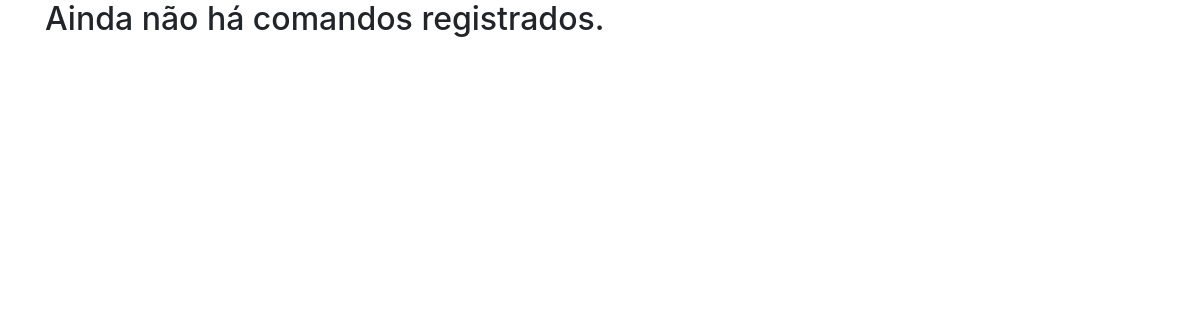
The app's page /git/, older data.
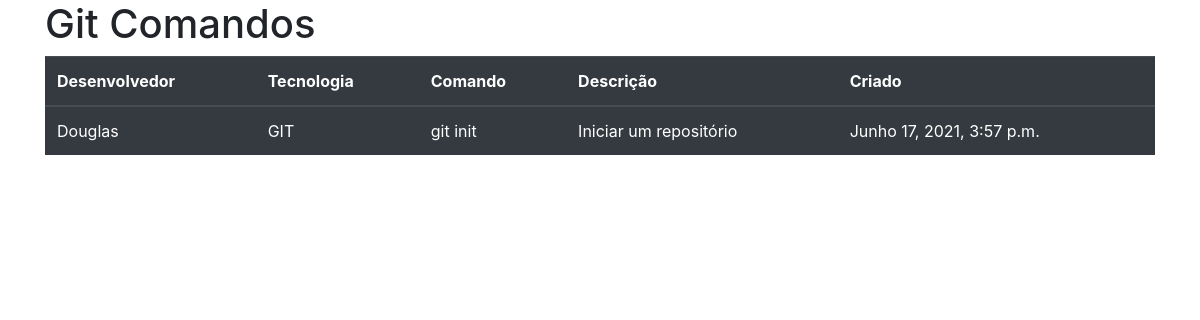
The same page, newer data.
### core/models.py (models this page shows, shortened)
class ComandoModel(models.Model):
    DESENVOLVEDORES = [
        ('Marcos', 'Marcos Allysson'),
        ('Douglas', 'Douglas Shibata'),
        ('Andre', 'Andre Luiz')
    ]
    TECNOLOGIAS = [
        ('PY', 'Python'),
        ('SQL', 'SQL'),
        ('SH', 'Bash'),
        ('GIT', 'Git'),
    ]
    desenvolvedor = models.CharField('Desenvolvedor', max_length=50, choices=DESENVOLVEDORES)
    tecnologia = models.CharField('Tecnologia', max_length=50, choices=TECNOLOGIAS)
    comando = models.CharField('Comando', max_length=100)
    descricao = models.CharField('Descricao', max_length=500)
    criado = models.DateTimeField('Criado', auto_now_add=True)

### core/views.py (the view)
# urls.py: path('git/', git, name='git'),
def git(request):
    text = {
        'git': ComandoModel.objects.filter(tecnologia='GIT')
    }
    return render(request, 'git.html', text)

### core/templates/git.html (shortened to what this page needs)
{% load bootstrap4 %}
<!DOCTYPE html>
<html lang="pt-br">
<head>
    {% bootstrap_css %}
</head>
<body>
    <div class="container">
        {% if git %}
            <h1> Git Comandos </h1>
            <table class="table table-dark">
                <thead>
                    <tr>
                        <th scope="col"> Desenvolvedor </th>
                        <th scope="col"> Tecnologia </th>
                        <th scope="col"> Comando </th>
                        <th scope="col"> Descrição </th>
                        <th scope="col"> Criado </th>
                    </tr>
                </thead>
                <tbody>
                    {% for g in git %}
                        <tr>
                            <td scope="row"> {{ g.desenvolvedor }} </td>
                            <td scope="row"> {{ g.tecnologia }} </td>
                            <td scope="row"> {{ g.comando }} </td>
                            <td scope="row"> {{ g.descricao }} </td>
                            <td scope="row"> {{ g.criado }} </td>
                        </tr>
                    {% endfor %}
                </tbody>
            </table>
        {% else %}
            <h2> Ainda não há comandos registrados. </h2>
        {% endif %}
    </div>
</body>
</html>

Row changes from the older to the newer data that the page shows:
added ComandoModel: desenvolvedor "Douglas", tecnologia "GIT", comando "git init", descricao "Iniciar um repositório", criado "Junho 17, 2021, 3:57 p.m."
Text that changed along with them:
text no longer shown: "Ainda não há comandos registrados."
text now shown: "Git Comandos Desenvolvedor Tecnologia Comando Descrição Criado"
